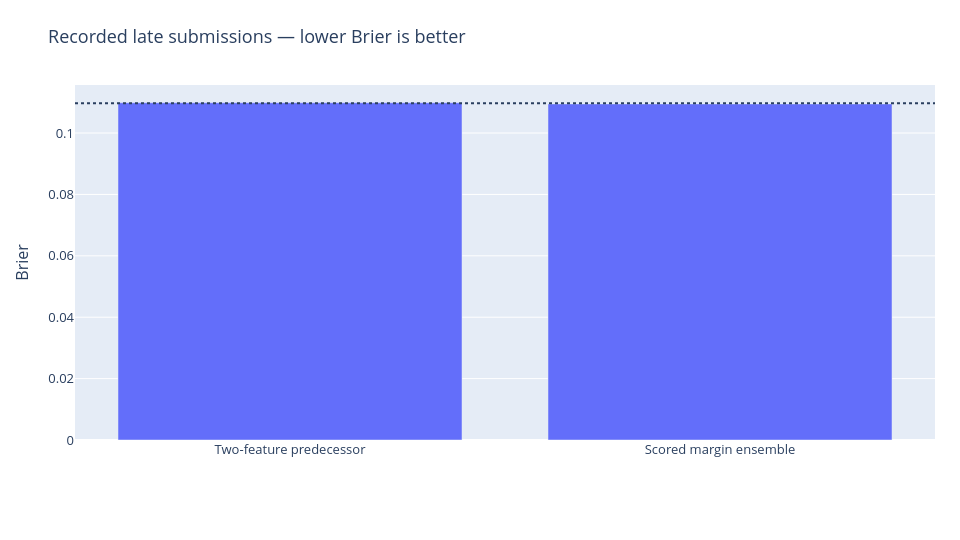

Here is the notebook cell this chart was saved with:
### Markdown cell above
## 1. What actually improved the scored result?
The fixed men’s margin blend scored **0.1094899**, versus its predecessor’s **0.1098691**. The first-place author reports **0.1097454 on 126 games**. Our late score is numerically lower by **0.0002555**; this is not retroactive first place or statistically established prospective superiority. The source receipt identifies submission **56447505** and the exact prediction-file hash.

### Code cell
display(pd.DataFrame([{'Improvement over predecessor':s['gain_vs_incumbent'],'Amount below published number':-s['gap_to_published_benchmark'],'Submission reference':s['submission_ref']}]))
chart('scored','Recorded late submissions — lower Brier is better',['Two-feature predecessor','Scored margin ensemble'],{'Brier':[s['incumbent_score'],s['candidate_score']]},'Brier',s['benchmark'])

### Figure 1 — Plotly figure (JSON) as saved in the notebook; plotly's stock layout.template omitted (floating-point values rounded to 4 significant figures)
{"data": [{"name": "Brier", "type": "bar", "x": ["Two-feature predecessor", "Scored margin ensemble"], "y": [0.1099, 0.1095]}], "layout": {"barmode": "group", "font": {"size": 13}, "height": 540, "legend": {"orientation": "h", "y": -0.25}, "margin": {"b": 100, "l": 75, "r": 25, "t": 85}, "shapes": [{"line": {"dash": "dot"}, "type": "line", "x0": 0, "x1": 1, "xref": "x domain", "y0": 0.1097, "y1": 0.1097, "yref": "y"}], "title": {"text": "Recorded late submissions — lower Brier is better"}, "width": 960, "yaxis": {"title": {"text": "Brier"}}}}
